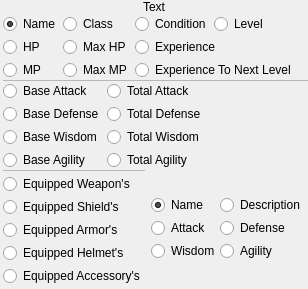
          <widget class="QFrame" name="frame_4">
           <property name="sizePolicy">
            <sizepolicy hsizetype="Preferred" vsizetype="Preferred">
             <horstretch>0</horstretch>
             <verstretch>0</verstretch>
            </sizepolicy>
           </property>
           <layout class="QVBoxLayout" name="verticalLayout_43">
            <property name="spacing">
             <number>0</number>
            </property>
            <property name="margin">
             <number>0</number>
            </property>
            <item>
             <widget class="QLabel" name="label_4">
              <property name="sizePolicy">
               <sizepolicy hsizetype="Preferred" vsizetype="Fixed">
                <horstretch>0</horstretch>
                <verstretch>0</verstretch>
               </sizepolicy>
              </property>
              <property name="text">
               <string>Text</string>
              </property>
              <property name="alignment">
               <set>Qt::AlignCenter</set>
              </property>
             </widget>
            </item>
            <item>
             <widget class="QWidget" name="widget_4" native="true">
              <layout class="QVBoxLayout" name="verticalLayout_11">
               <property name="spacing">
                <number>0</number>
               </property>
               <property name="leftMargin">
                <number>3</number>
               </property>
               <property name="topMargin">
                <number>0</number>
               </property>
               <property name="rightMargin">
                <number>0</number>
               </property>
               <property name="bottomMargin">
                <number>0</number>
               </property>
               <item>
                <layout class="QHBoxLayout" name="horizontalLayout_3">
                 <property name="spacing">
                  <number>3</number>
                 </property>
                 <item>
                  <layout class="QVBoxLayout" name="verticalLayout_40">
                   <property name="spacing">
                    <number>3</number>
                   </property>
                   <item>
                    <widget class="QRadioButton" name="rbPartyMemberName">
                     <property name="sizePolicy">
                      <sizepolicy hsizetype="Fixed" vsizetype="Fixed">
                       <horstretch>0</horstretch>
                       <verstretch>0</verstretch>
                      </sizepolicy>
                     </property>
                     <property name="text">
                      <string>Name</string>
                     </property>
                     <property name="checked">
                      <bool>true</bool>
                     </property>
                    </widget>
                   </item>
                   <item>
                    <widget class="QRadioButton" name="rbPartyMemberHP">
                     <property name="sizePolicy">
                      <sizepolicy hsizetype="Fixed" vsizetype="Fixed">
                       <horstretch>0</horstretch>
                       <verstretch>0</verstretch>
                      </sizepolicy>
                     </property>
                     <property name="text">
                      <string>HP</string>
                     </property>
                    </widget>
                   </item>
                   <item>
                    <widget class="QRadioButton" name="rbPartyMemberMP">
                     <property name="sizePolicy">
                      <sizepolicy hsizetype="Fixed" vsizetype="Fixed">
                       <horstretch>0</horstretch>
                       <verstretch>0</verstretch>
                      </sizepolicy>
                     </property>
                     <property name="text">
                      <string>MP</string>
                     </property>
                    </widget>
                   </item>
                  </layout>
                 </item>
                 <item>
                  <layout class="QVBoxLayout" name="verticalLayout_41">
                   <property name="spacing">
                    <number>3</number>
                   </property>
                   <item>
                    <widget class="QRadioButton" name="rbPartyMemberClass">
                     <property name="sizePolicy">
                      <sizepolicy hsizetype="Fixed" vsizetype="Fixed">
                       <horstretch>0</horstretch>
                       <verstretch>0</verstretch>
                      </sizepolicy>
                     </property>
                     <property name="text">
                      <string>Class</string>
                     </property>
                    </widget>
                   </item>
                   <item>
                    <widget class="QRadioButton" name="rbPartyMemberMaxHP">
                     <property name="sizePolicy">
                      <sizepolicy hsizetype="Fixed" vsizetype="Fixed">
                       <horstretch>0</horstretch>
                       <verstretch>0</verstretch>
                      </sizepolicy>
                     </property>
                     <property name="text">
                      <string>Max HP</string>
                     </property>
                    </widget>
                   </item>
                   <item>
                    <widget class="QRadioButton" name="rbPartyMemberMaxMP">
                     <property name="sizePolicy">
                      <sizepolicy hsizetype="Fixed" vsizetype="Fixed">
                       <horstretch>0</horstretch>
                       <verstretch>0</verstretch>
                      </sizepolicy>
                     </property>
                     <property name="text">
                      <string>Max MP</string>
                     </property>
                    </widget>
                   </item>
                  </layout>
                 </item>
                 <item>
                  <layout class="QVBoxLayout" name="verticalLayout_42">
                   <property name="spacing">
                    <number>3</number>
                   </property>
                   <item>
                    <layout class="QHBoxLayout" name="horizontalLayout_4">
                     <property name="spacing">
                      <number>3</number>
                     </property>
                     <item>
                      <widget class="QRadioButton" name="rbPartyMemberCondition">
                       <property name="sizePolicy">
                        <sizepolicy hsizetype="Fixed" vsizetype="Fixed">
                         <horstretch>0</horstretch>
                         <verstretch>0</verstretch>
                        </sizepolicy>
                       </property>
                       <property name="text">
                        <string>Condition</string>
                       </property>
                      </widget>
                     </item>
                     <item>
                      <widget class="QRadioButton" name="rbPartyMemberLevel">
                       <property name="sizePolicy">
                        <sizepolicy hsizetype="Preferred" vsizetype="Fixed">
                         <horstretch>0</horstretch>
                         <verstretch>0</verstretch>
                        </sizepolicy>
                       </property>
                       <property name="text">
                        <string>Level</string>
                       </property>
                      </widget>
                     </item>
                    </layout>
                   </item>
                   <item>
                    <widget class="QRadioButton" name="rbPartyMemberTotalExperience">
                     <property name="sizePolicy">
                      <sizepolicy hsizetype="Fixed" vsizetype="Fixed">
                       <horstretch>0</horstretch>
                       <verstretch>0</verstretch>
                      </sizepolicy>
                     </property>
                     <property name="text">
                      <string>Experience</string>
                     </property>
                    </widget>
                   </item>
                   <item>
                    <widget class="QRadioButton" name="rbPartyMemberExperienceToNextLevel">
                     <property name="sizePolicy">
                      <sizepolicy hsizetype="Fixed" vsizetype="Fixed">
                       <horstretch>0</horstretch>
                       <verstretch>0</verstretch>
                      </sizepolicy>
                     </property>
                     <property name="text">
                      <string>Experience To Next Level</string>
                     </property>
                    </widget>
                   </item>
                  </layout>
                 </item>
                 <item>
                  <spacer name="horizontalSpacer_5">
                   <property name="orientation">
                    <enum>Qt::Horizontal</enum>
                   </property>
                   <property name="sizeHint" stdset="0">
                    <size>
                     <width>10</width>
                     <height>20</height>
                    </size>
                   </property>
                  </spacer>
                 </item>
                </layout>
               </item>
               <item>
                <widget class="QFrame" name="frame_5">
                 <property name="minimumSize">
                  <size>
                   <width>0</width>
                   <height>1</height>
                  </size>
                 </property>
                 <property name="maximumSize">
                  <size>
                   <width>16777215</width>
                   <height>1</height>
                  </size>
                 </property>
                 <property name="frameShape">
                  <enum>QFrame::StyledPanel</enum>
                 </property>
                 <property name="frameShadow">
                  <enum>QFrame::Raised</enum>
                 </property>
                </widget>
               </item>
               <item>
                <layout class="QHBoxLayout" name="horizontalLayout_6">
                 <property name="spacing">
                  <number>3</number>
                 </property>
                 <item>
                  <layout class="QVBoxLayout" name="verticalLayout_9">
                   <property name="spacing">
                    <number>3</number>
                   </property>
                   <item>
                    <widget class="QRadioButton" name="rbPartyMemberBaseAttack">
                     <property name="sizePolicy">
                      <sizepolicy hsizetype="Fixed" vsizetype="Fixed">
                       <horstretch>0</horstretch>
                       <verstretch>0</verstretch>
                      </sizepolicy>
                     </property>
                     <property name="text">
                      <string>Base Attack</string>
                     </property>
                    </widget>
                   </item>
                   <item>
                    <widget class="QRadioButton" name="rbPartyMemberBaseDefense">
                     <property name="sizePolicy">
                      <sizepolicy hsizetype="Fixed" vsizetype="Fixed">
                       <horstretch>0</horstretch>
                       <verstretch>0</verstretch>
                      </sizepolicy>
                     </property>
                     <property name="text">
                      <string>Base Defense</string>
                     </property>
                    </widget>
                   </item>
                   <item>
                    <widget class="QRadioButton" name="rbPartyMemberBaseWisdom">
                     <property name="sizePolicy">
                      <sizepolicy hsizetype="Fixed" vsizetype="Fixed">
                       <horstretch>0</horstretch>
                       <verstretch>0</verstretch>
                      </sizepolicy>
                     </property>
                     <property name="text">
                      <string>Base Wisdom</string>
                     </property>
                    </widget>
                   </item>
                   <item>
                    <widget class="QRadioButton" name="rbPartyMemberBaseAgility">
                     <property name="sizePolicy">
                      <sizepolicy hsizetype="Fixed" vsizetype="Fixed">
                       <horstretch>0</horstretch>
                       <verstretch>0</verstretch>
                      </sizepolicy>
                     </property>
                     <property name="text">
                      <string>Base Agility</string>
                     </property>
                    </widget>
                   </item>
                  </layout>
                 </item>
                 <item>
                  <layout class="QVBoxLayout" name="verticalLayout_39">
                   <property name="spacing">
                    <number>3</number>
                   </property>
                   <item>
                    <widget class="QRadioButton" name="rbPartyMemberTotalAttack">
                     <property name="sizePolicy">
                      <sizepolicy hsizetype="Fixed" vsizetype="Fixed">
                       <horstretch>0</horstretch>
                       <verstretch>0</verstretch>
                      </sizepolicy>
                     </property>
                     <property name="text">
                      <string>Total Attack</string>
                     </property>
                    </widget>
                   </item>
                   <item>
                    <widget class="QRadioButton" name="rbPartyMemberTotalDefense">
                     <property name="sizePolicy">
                      <sizepolicy hsizetype="Fixed" vsizetype="Fixed">
                       <horstretch>0</horstretch>
                       <verstretch>0</verstretch>
                      </sizepolicy>
                     </property>
                     <property name="text">
                      <string>Total Defense</string>
                     </property>
                    </widget>
                   </item>
                   <item>
                    <widget class="QRadioButton" name="rbPartyMemberTotalWisdom">
                     <property name="sizePolicy">
                      <sizepolicy hsizetype="Fixed" vsizetype="Fixed">
                       <horstretch>0</horstretch>
                       <verstretch>0</verstretch>
                      </sizepolicy>
                     </property>
                     <property name="text">
                      <string>Total Wisdom</string>
                     </property>
                    </widget>
                   </item>
                   <item>
                    <widget class="QRadioButton" name="rbPartyMemberTotalAgility">
                     <property name="sizePolicy">
                      <sizepolicy hsizetype="Fixed" vsizetype="Fixed">
                       <horstretch>0</horstretch>
                       <verstretch>0</verstretch>
                      </sizepolicy>
                     </property>
                     <property name="text">
                      <string>Total Agility</string>
                     </property>
                    </widget>
                   </item>
                  </layout>
                 </item>
                 <item>
                  <spacer name="horizontalSpacer_4">
                   <property name="orientation">
                    <enum>Qt::Horizontal</enum>
                   </property>
                   <property name="sizeHint" stdset="0">
                    <size>
                     <width>10</width>
                     <height>20</height>
                    </size>
                   </property>
                  </spacer>
                 </item>
                </layout>
               </item>
               <item>
                <layout class="QHBoxLayout" name="horizontalLayout_5">
                 <property name="spacing">
                  <number>3</number>
                 </property>
                 <property name="rightMargin">
                  <number>3</number>
                 </property>
                 <property name="bottomMargin">
                  <number>3</number>
                 </property>
                 <item>
                  <layout class="QVBoxLayout" name="verticalLayout_8">
                   <property name="spacing">
                    <number>3</number>
                   </property>
                   <item>
                    <widget class="QFrame" name="frame_6">
                     <property name="minimumSize">
                      <size>
                       <width>0</width>
                       <height>1</height>
                      </size>
                     </property>
                     <property name="maximumSize">
                      <size>
                       <width>16777215</width>
                       <height>1</height>
                      </size>
                     </property>
                     <property name="frameShape">
                      <enum>QFrame::StyledPanel</enum>
                     </property>
                     <property name="frameShadow">
                      <enum>QFrame::Raised</enum>
                     </property>
                    </widget>
                   </item>
                   <item>
                    <widget class="QRadioButton" name="rbPartyMemberEquippedWeapon">
                     <property name="sizePolicy">
                      <sizepolicy hsizetype="Fixed" vsizetype="Fixed">
                       <horstretch>0</horstretch>
                       <verstretch>0</verstretch>
                      </sizepolicy>
                     </property>
                     <property name="text">
                      <string>Equipped Weapon's</string>
                     </property>
                    </widget>
                   </item>
                   <item>
                    <widget class="QRadioButton" name="rbPartyMemberEquippedShield">
                     <property name="sizePolicy">
                      <sizepolicy hsizetype="Fixed" vsizetype="Fixed">
                       <horstretch>0</horstretch>
                       <verstretch>0</verstretch>
                      </sizepolicy>
                     </property>
                     <property name="text">
                      <string>Equipped Shield's</string>
                     </property>
                    </widget>
                   </item>
                   <item>
                    <widget class="QRadioButton" name="rbPartyMemberEquippedArmor">
                     <property name="sizePolicy">
                      <sizepolicy hsizetype="Fixed" vsizetype="Fixed">
                       <horstretch>0</horstretch>
                       <verstretch>0</verstretch>
                      </sizepolicy>
                     </property>
                     <property name="text">
                      <string>Equipped Armor's</string>
                     </property>
                    </widget>
                   </item>
                   <item>
                    <widget class="QRadioButton" name="rbPartyMemberEquippedHelmet">
                     <property name="sizePolicy">
                      <sizepolicy hsizetype="Fixed" vsizetype="Fixed">
                       <horstretch>0</horstretch>
                       <verstretch>0</verstretch>
                      </sizepolicy>
                     </property>
                     <property name="text">
                      <string>Equipped Helmet's</string>
                     </property>
                    </widget>
                   </item>
                   <item>
                    <widget class="QRadioButton" name="rbPartyMemberEquippedAccessory">
                     <property name="sizePolicy">
                      <sizepolicy hsizetype="Fixed" vsizetype="Fixed">
                       <horstretch>0</horstretch>
                       <verstretch>0</verstretch>
                      </sizepolicy>
                     </property>
                     <property name="text">
                      <string>Equipped Accessory's</string>
                     </property>
                    </widget>
                   </item>
                  </layout>
                 </item>
                 <item>
                  <widget class="QFrame" name="frmPartyMemberEquipment">
                   <layout class="QHBoxLayout" name="horizontalLayout_7">
                    <property name="spacing">
                     <number>0</number>
                    </property>
                    <property name="leftMargin">
                     <number>3</number>
                    </property>
                    <property name="topMargin">
                     <number>0</number>
                    </property>
                    <property name="rightMargin">
                     <number>0</number>
                    </property>
                    <property name="bottomMargin">
                     <number>0</number>
                    </property>
                    <item>
                     <layout class="QVBoxLayout" name="verticalLayout_7">
                      <property name="spacing">
                       <number>3</number>
                      </property>
                      <item>
                       <spacer name="verticalSpacer_3">
                        <property name="orientation">
                         <enum>Qt::Vertical</enum>
                        </property>
                        <property name="sizeHint" stdset="0">
                         <size>
                          <width>20</width>
                          <height>10</height>
                         </size>
                        </property>
                       </spacer>
                      </item>
                      <item>
                       <widget class="QRadioButton" name="rbPartyMemberEquipmentName">
                        <property name="sizePolicy">
                         <sizepolicy hsizetype="Fixed" vsizetype="Fixed">
                          <horstretch>0</horstretch>
                          <verstretch>0</verstretch>
                         </sizepolicy>
                        </property>
                        <property name="text">
                         <string>Name</string>
                        </property>
                        <property name="checked">
                         <bool>true</bool>
                        </property>
                       </widget>
                      </item>
                      <item>
                       <widget class="QRadioButton" name="rbPartyMemberEquipmentAttack">
                        <property name="sizePolicy">
                         <sizepolicy hsizetype="Fixed" vsizetype="Fixed">
                          <horstretch>0</horstretch>
                          <verstretch>0</verstretch>
                         </sizepolicy>
                        </property>
                        <property name="text">
                         <string>Attack</string>
                        </property>
                       </widget>
                      </item>
                      <item>
                       <widget class="QRadioButton" name="rbPartyMemberEquipmentWisdom">
                        <property name="sizePolicy">
                         <sizepolicy hsizetype="Fixed" vsizetype="Fixed">
                          <horstretch>0</horstretch>
                          <verstretch>0</verstretch>
                         </sizepolicy>
                        </property>
                        <property name="text">
                         <string>Wisdom</string>
                        </property>
                       </widget>
                      </item>
                      <item>
                       <spacer name="verticalSpacer_2">
                        <property name="orientation">
                         <enum>Qt::Vertical</enum>
                        </property>
                        <property name="sizeHint" stdset="0">
                         <size>
                          <width>20</width>
                          <height>10</height>
                         </size>
                        </property>
                       </spacer>
                      </item>
                     </layout>
                    </item>
                    <item>
                     <layout class="QVBoxLayout" name="verticalLayout_10">
                      <property name="spacing">
                       <number>3</number>
                      </property>
                      <item>
                       <spacer name="verticalSpacer_4">
                        <property name="orientation">
                         <enum>Qt::Vertical</enum>
                        </property>
                        <property name="sizeHint" stdset="0">
                         <size>
                          <width>20</width>
                          <height>10</height>
                         </size>
                        </property>
                       </spacer>
                      </item>
                      <item>
                       <widget class="QRadioButton" name="rbPartyMemberEquipmentDescription">
                        <property name="text">
                         <string>Description</string>
                        </property>
                       </widget>
                      </item>
                      <item>
                       <widget class="QRadioButton" name="rbPartyMemberEquipmentDefense">
                        <property name="sizePolicy">
                         <sizepolicy hsizetype="Fixed" vsizetype="Fixed">
                          <horstretch>0</horstretch>
                          <verstretch>0</verstretch>
                         </sizepolicy>
                        </property>
                        <property name="text">
                         <string>Defense</string>
                        </property>
                       </widget>
                      </item>
                      <item>
                       <widget class="QRadioButton" name="rbPartyMemberEquipmentAgility">
                        <property name="sizePolicy">
                         <sizepolicy hsizetype="Fixed" vsizetype="Fixed">
                          <horstretch>0</horstretch>
                          <verstretch>0</verstretch>
                         </sizepolicy>
                        </property>
                        <property name="text">
                         <string>Agility</string>
                        </property>
                       </widget>
                      </item>
                      <item>
                       <spacer name="verticalSpacer_5">
                        <property name="orientation">
                         <enum>Qt::Vertical</enum>
                        </property>
                        <property name="sizeHint" stdset="0">
                         <size>
                          <width>20</width>
                          <height>10</height>
                         </size>
                        </property>
                       </spacer>
                      </item>
                     </layout>
                    </item>
                   </layout>
                  </widget>
                 </item>
                </layout>
               </item>
              </layout>
             </widget>
            </item>
           </layout>
          </widget>
